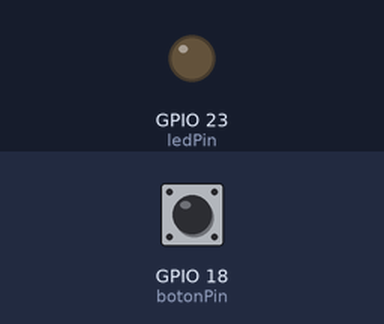
Simulated run of this program. Board: Raspberry Pi (BCM pin numbers). Shown: output pins drawn as LEDs (lit = HIGH). The inputs (shaded band) are chosen by the test bench; at power-on: GPIO 18 (botonPin) LOW. What the program prints to the terminal is not drawn.

Above: at 1.2 s.
1.3 s: GPIO 18 (botonPin) pulled HIGH for 0.15 s
At 2.1 s:
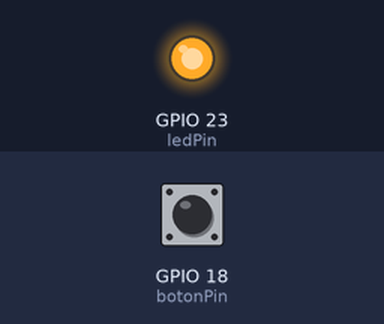
2.9 s: GPIO 18 (botonPin) pulled HIGH for 1 s
At 3.3 s:
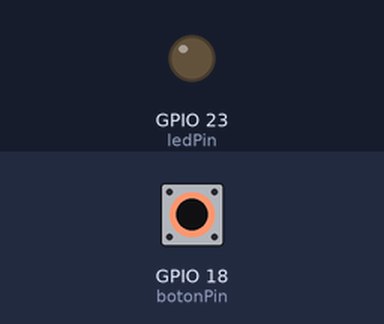
5.4 s: GPIO 18 (botonPin) pulled HIGH for 3.2 s
At 6.4 s:
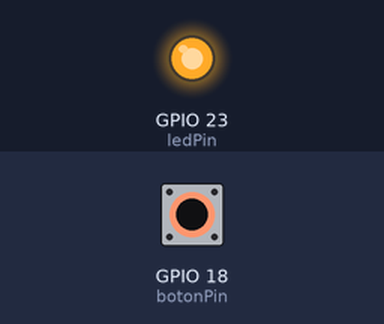
Timing chart, 0 to 8.4 s (numbered marks = the images above; inputs shaded):
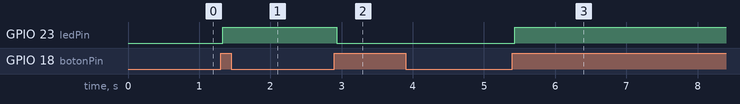

Measured:
- after the input at 1.3 s, GPIO 23 (ledPin): LOW → HIGH at once
- after the input at 2.9 s, GPIO 23 (ledPin): HIGH → LOW at once
- after the input at 5.4 s, GPIO 23 (ledPin): LOW → HIGH at once

The program:

ledBoton2.py
```python
import RPi.GPIO as GPIO
import time

GPIO.setmode(GPIO.BCM)
GPIO.setwarnings(False)

#pins
ledPin = 23
botonPin = 18

#entradas y salidas
GPIO.setup(ledPin, GPIO.OUT)
GPIO.setup(botonPin, GPIO.IN)

estado = False
estadoAnterior = False
salida = 0

while True:
    estado = GPIO.input(botonPin)

    if estado == True and estadoAnterior == False:
        salida = 1 - salida
        time.sleep(0.03)

    estadoAnterior = estado

    if salida == 1:
        print("ENCENDIDO")
        GPIO.output(ledPin, True)
    else:
        print("APAGADO")
        GPIO.output(ledPin, False)

GPIO.cleanup() #limpiar GPIO
```
